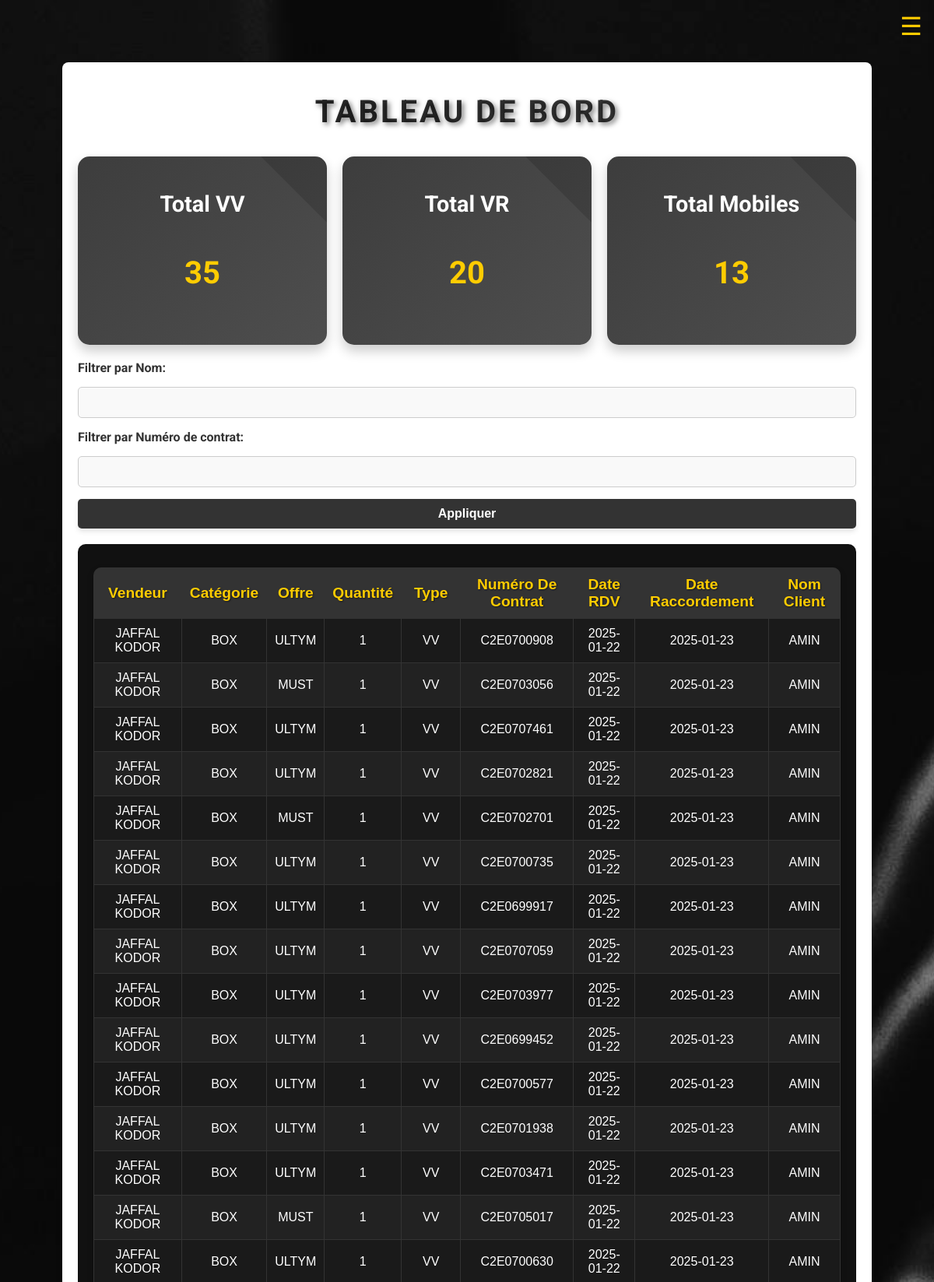
The app's page /dashboard (signed in, upper part) with its own data.
### test.py (models this page shows)
class Sale(db.Model):
    id = db.Column(db.Integer, primary_key=True)
    date = db.Column(db.String(10), nullable=False)
    offer_type = db.Column(db.String(100), nullable=False)  # Box or Mobile
    plan = db.Column(db.String(100), nullable=False)
    quantity = db.Column(db.Integer, nullable=False)  # Quantité
    user_id = db.Column(db.Integer, db.ForeignKey('user.id'), nullable=False)
    class_type = db.Column(db.String(20), nullable=False)  # Ajout de la colonne classe
    contract_number = db.Column(db.String(50), nullable=False)  # Numéro de contrat
    date_rdv = db.Column(db.String(10), nullable=True)  # Nouvelle colonne Date RDV
    date_raccordement = db.Column(db.String(10), nullable=True)  # Nouvelle colonne Date Raccordement
    client_name = db.Column(db.String(100), nullable=True)  # Nouvelle colonne Nom Client

class User(db.Model):
    id = db.Column(db.Integer, primary_key=True)
    username = db.Column(db.String(80), unique=True, nullable=False)
    password = db.Column(db.String(200), nullable=False)
    plain_password = db.Column(db.String(200), nullable=True)  # Stockage en clair (temporaire)
    role = db.Column(db.String(20), default='user')  # user or admin
    sales = db.relationship('Sale', backref='user', lazy=True)

### test.py (the view)
@app.route('/dashboard', methods=['GET', 'POST'])
def dashboard():
    if 'user_id' not in session:
        return redirect(url_for('login'))
    user = User.query.get(session['user_id'])
    filter_username = request.form.get('filter_username', '').strip()
    filter_contract_number = request.form.get('filter_contract_number', '').strip()
    sales_query = Sale.query
    if user.role == 'admin':
        if filter_username:
            sales_query = sales_query.join(User).filter(User.username.ilike(f"%{filter_username}%"))
        if filter_contract_number:
            sales_query = sales_query.filter(Sale.contract_number.ilike(f"%{filter_contract_number}%"))
        all_sales = sales_query.all()
    elif user.role == 'user':
        sales_query = sales_query.filter_by(user_id=user.id)
        if filter_contract_number:
            sales_query = sales_query.filter(Sale.contract_number.ilike(f"%{filter_contract_number}%"))
        all_sales = sales_query.all()
    total_vv = sum(sale.quantity for sale in all_sales if sale.class_type == 'VV')
    total_vr = sum(sale.quantity for sale in all_sales if sale.class_type == 'VR')
    total_mobiles = sum(sale.quantity for sale in all_sales if sale.class_type == 'Mobiles')
    return render_template(
        'layout.html',
        page='dashboard',
        all_sales=all_sales,
        total_vv=total_vv,
        total_vr=total_vr,
        total_mobiles=total_mobiles,
        filter_username=filter_username,
        filter_contract_number=filter_contract_number
    )

### test.py (called while the page is built)
@app.before_request
def restrict_access():
    if 'user_id' in session:
        user = User.query.get(session['user_id'])
        if user:
            session['role'] = user.role
        else:
            session.pop('user_id', None)

### templates/layout.html (shortened to what this page needs)
<!DOCTYPE html>
<html lang="en">
<head>
    <link rel="stylesheet" href="https://cdnjs.cloudflare.com/ajax/libs/font-awesome/6.0.0-beta3/css/all.min.css">
    <link rel="stylesheet" href="{{ url_for('static', filename='style.css') }}">
</head>
<body>
    {% if page != 'login' %}
    <div class="menu-icon" id="menu-toggle">☰</div>
    {% endif %}
    <div class="container">
        {% if page == 'login' %}
        <div class="form-container">
           <audio id="background-audio" loop>
              <source src="{{ url_for('static', filename='audio/background-audio.mp3') }}" type="audio/mpeg">
              Your browser does not support the audio element.
           </audio>
          <h1 class="main-title gradient">
           Bienvenue chez OCF
            <a href="#" class="audio-toggle" title="Activer/Désactiver le son">
            <i class="fas fa-volume-up"></i>
            </a>
          </h1>
            {% if error %}
            <p class="error">{{ error }}</p>
            {% endif %}
            <form method="POST" action="/login">
                <input type="text" name="username" placeholder="Entrer votre nom utilisateur" required>
                <input type="password" name="password" placeholder="Entrer votre mot de passe" required>
                <button type="submit">Login</button>
            </form>
        </div>
        {% elif page == 'dashboard' %}
        <h1>Tableau de Bord</h1>
        <div class="totals-container">
            <div class="card total-vv">
                <h2>Total VV</h2>
                <p class="total-number">{{ total_vv }}</p>
            </div>
            <div class="card total-vr">
                <h2>Total VR</h2>
                <p class="total-number">{{ total_vr }}</p>
            </div>
            <div class="card total-mobiles">
                <h2>Total Mobiles</h2>
                <p class="total-number">{{ total_mobiles }}</p>
            </div>
        </div>
         <form method="POST" action="/dashboard" class="filter-form">
         <label for="filter-username">Filtrer par Nom:</label>
         <input type="text" id="filter-username" name="filter_username" value="{{   filter_username or '' }}">
         <label for="filter-contract-number">Filtrer par Numéro de contrat:</label>
         <input type="text" id="filter-contract-number" name="filter_contract_number"        value="{{ filter_contract_number or '' }}">
             <button type="submit">Appliquer</button>
         </form>
     <div class="table-container">
      <div class="user-sales">
        <table class="dashboard-table">
            <thead>
                <tr>
                    <th>Vendeur</th>
                    <th>Catégorie</th>
                    <th>Offre</th>
                    <th>Quantité</th>
                    <th>Type</th>
                    <th>Numéro de contrat</th>
                    <th>Date RDV</th>
                    <th>Date Raccordement</th>
                    <th>Nom Client</th>
                </tr>
            </thead>
            <tbody>
                {% for sale in all_sales %}
                <tr>
                    <td>{{ sale.user.username }}</td>
                    <td>{{ sale.offer_type }}</td>
                    <td>{{ sale.plan }}</td>
                    <td>{{ sale.quantity }}</td>
                    <td>{{ sale.class_type }}</td>
                    <td>{{ sale.contract_number }}</td>
                    <td>{{ sale.date_rdv }}</td>
                    <td>{{ sale.date_raccordement }}</td>
                    <td>{{ sale.client_name }}</td>
                </tr>
                {% endfor %}
            </tbody>
        </table>
        </div>
         </div>
        {% endif %}
    </div>
</body>
</html>

### records on screen
Sale: user.username "JAFFAL KODOR", offer_type "BOX", plan "ULTYM", quantity "1", class_type "VV", contract_number "C2E0700908", date_rdv "2025-01-22", date_raccordement "2025-01-23", client_name "AMIN"
Sale: user.username "JAFFAL KODOR", offer_type "BOX", plan "MUST", quantity "1", class_type "VV", contract_number "C2E0703056", date_rdv "2025-01-22", date_raccordement "2025-01-23", client_name "AMIN"
Sale: user.username "JAFFAL KODOR", offer_type "BOX", plan "ULTYM", quantity "1", class_type "VV", contract_number "C2E0707461", date_rdv "2025-01-22", date_raccordement "2025-01-23", client_name "AMIN"
Sale: user.username "JAFFAL KODOR", offer_type "BOX", plan "ULTYM", quantity "1", class_type "VV", contract_number "C2E0702821", date_rdv "2025-01-22", date_raccordement "2025-01-23", client_name "AMIN"
Sale: user.username "JAFFAL KODOR", offer_type "BOX", plan "MUST", quantity "1", class_type "VV", contract_number "C2E0702701", date_rdv "2025-01-22", date_raccordement "2025-01-23", client_name "AMIN"
Sale: user.username "JAFFAL KODOR", offer_type "BOX", plan "ULTYM", quantity "1", class_type "VV", contract_number "C2E0700735", date_rdv "2025-01-22", date_raccordement "2025-01-23", client_name "AMIN"
Sale: user.username "JAFFAL KODOR", offer_type "BOX", plan "ULTYM", quantity "1", class_type "VV", contract_number "C2E0699917", date_rdv "2025-01-22", date_raccordement "2025-01-23", client_name "AMIN"
Sale: user.username "JAFFAL KODOR", offer_type "BOX", plan "ULTYM", quantity "1", class_type "VV", contract_number "C2E0707059", date_rdv "2025-01-22", date_raccordement "2025-01-23", client_name "AMIN"
Sale: user.username "JAFFAL KODOR", offer_type "BOX", plan "ULTYM", quantity "1", class_type "VV", contract_number "C2E0703977", date_rdv "2025-01-22", date_raccordement "2025-01-23", client_name "AMIN"
Sale: user.username "JAFFAL KODOR", offer_type "BOX", plan "ULTYM", quantity "1", class_type "VV", contract_number "C2E0699452", date_rdv "2025-01-22", date_raccordement "2025-01-23", client_name "AMIN"
Sale: user.username "JAFFAL KODOR", offer_type "BOX", plan "ULTYM", quantity "1", class_type "VV", contract_number "C2E0700577", date_rdv "2025-01-22", date_raccordement "2025-01-23", client_name "AMIN"
Sale: user.username "JAFFAL KODOR", offer_type "BOX", plan "ULTYM", quantity "1", class_type "VV", contract_number "C2E0701938", date_rdv "2025-01-22", date_raccordement "2025-01-23", client_name "AMIN"
Sale: user.username "JAFFAL KODOR", offer_type "BOX", plan "ULTYM", quantity "1", class_type "VV", contract_number "C2E0703471", date_rdv "2025-01-22", date_raccordement "2025-01-23", client_name "AMIN"
Sale: user.username "JAFFAL KODOR", offer_type "BOX", plan "MUST", quantity "1", class_type "VV", contract_number "C2E0705017", date_rdv "2025-01-22", date_raccordement "2025-01-23", client_name "AMIN"
Sale: user.username "JAFFAL KODOR", offer_type "BOX", plan "ULTYM", quantity "1", class_type "VV", contract_number "C2E0700630", date_rdv "2025-01-22", date_raccordement "2025-01-23", client_name "AMIN"

### other values on screen
{{ total_vv }} "35"
{{ total_vr }} "20"
{{ total_mobiles }} "13"
